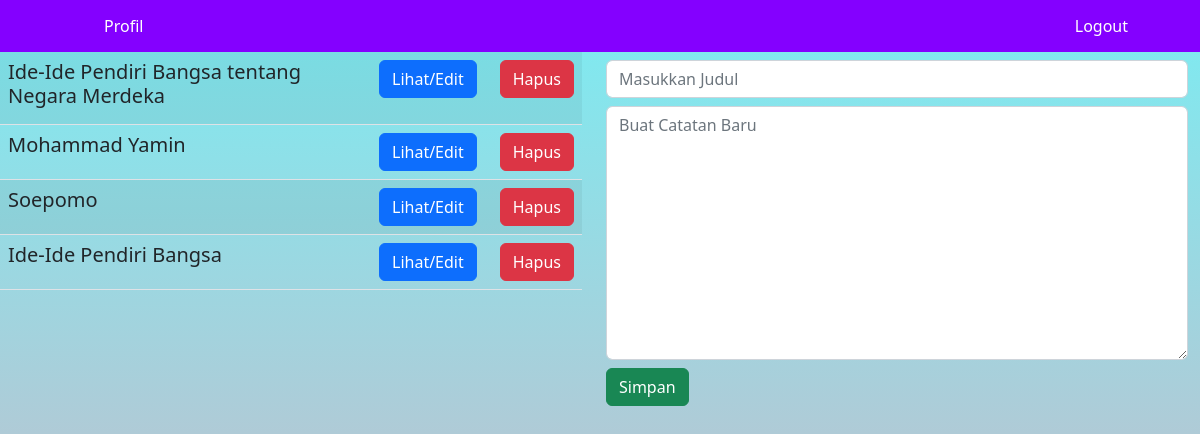
Page /app.php (signed in) on the committed database.
### tables this page shows
CREATE TABLE `az_778b` (
  `noteid` int(11) NOT NULL,
  `judul` varchar(255) NOT NULL,
  `catatan` text DEFAULT NULL
);

### app.php (the view, shortened to what this page needs)
<?php
$servername = "localhost";
$username = "root";
$password = "";
$database = "simple_note";
$conn = mysqli_connect($servername, $username, $password, $database);
$username = $_SESSION['username'];
$query = "select * from users where username='$username'";
$query1 = "SELECT noteid, judul FROM $username;";
$dat = mysqli_query($conn, $query1);
$hasil = mysqli_query($conn, $query);
while($id = mysqli_fetch_array($hasil)){$no = $id['userid'];}
$num = intval($no);
$ceklog = mysqli_num_rows($dat);
?>
<!DOCTYPE html>
<html lang="id">
<head>
	<link rel="stylesheet" href="bootstrap-5.2.2-dist/css/bootstrap.css">
</head>
<body>
    <nav class="navbar">
        <div class="container">
            <ul class="items">
                <li class="nav-item active">
                    <form method="post" action="profl.php">
                        <button type='submit' class='nav-link'>Profil</button>
                    </form>
                </li>
            </ul>
            <ul class="items">
                <li class="nav-item">
                    <form method="post" action="logout.php">
                        <button type='submit' class='nav-link'>Logout</button>
                    </form>
                </li>
            </ul>
        </div>
    </nav>
    <div class="row">
        <div class="col-6">
            <table class="table table-striped">
                <?php
                if($ceklog==false){
                    echo "<p class='text-center'>Belum ada catatan.</p>";
                }else{
                    while($data = mysqli_fetch_array($dat)){
                        $judul = $data['judul'];
                        $note = $data['noteid'];
                ?>
                <tr>
                    <td><?php echo "<h5>$judul</h5>" ?></td>
                    <td>
                        <form method="post">
                            <button type='submit' name='edit' <?php echo "value='$num,$note'"; ?> class='btn btn-primary merger'>Lihat/Edit</button>
                        </form>
                    </td>
                    <td>
                        <form action="del.php" method="post">
                            <button type='submit' name='hapus' <?php echo "value='$num,$note'"; ?> class='btn btn-danger'>Hapus</button>
                        </form>
                    </td>
                </tr>
                <?php
                    }
                }
                ?>
            </table>
        </div>
        <div class="col-6">
            <?php
            if(isset($_POST['edit'])){
                $data = $_POST['edit'];
                $id = explode(",", $data);
                $q = $id[1];
                $w = $id[0];
                $num = intval($w);
                $note = intval($q);
                $sql = "SELECT username FROM users WHERE userid=$num";
                $hasil = mysqli_query($conn, $sql);
                while($user = mysqli_fetch_array($hasil)){
                    $tabel = $user['username'];
                }
                $query = "SELECT * FROM $tabel WHERE noteid=$note;";
                $fer = mysqli_query($conn, $query);
            ?>
            <form action="del.php" method="post">
                <?php
                while ($f = mysqli_fetch_array($fer)) {
                    $title = $f['judul'];
                    $notes = $f['catatan'];
                ?>
                <input type="text" name="judul" placeholder="Masukkan Judul" <?php echo "value='$title'" ?> class="form-control mt-2">
                <textarea class="form-control mt-2" name="catatan" rows="10" placeholder="Buat Catatan Baru"><?php echo $notes ?></textarea>
                <button type="submit" name="editing" <?php echo "value='$num,$note'"; ?> class="btn btn-success mt-2">Simpan</button>
            </form>
            <?php
                }
            }else{
                echo "
                <form action='del.php' method='post'>
                    <input type='text' name='judul' placeholder='Masukkan Judul' class='form-control mt-2'>
                    <textarea class='form-control mt-2' name='catatan' rows='10' placeholder='Buat Catatan Baru'></textarea>
                    <button type='submit' name='simpan' value='$num' class='btn btn-success mt-2'>Simpan</button>
                </form>";
            }
            ?>
        </div>
    </div>
</body>
</html>

### app.php (style rules this page uses)
.merger { margin-right: 7px; }
.navbar { background: rgb(132, 0, 255); }
.items { display: flex; list-style: none; margin-bottom: 0px; }
.nav-link { color: #f4f4f4; cursor: pointer; background: transparent; }
.nav-link { color: white; margin: 0px 15px; padding: 6px 15px; transition: all 0.3s; border: none; border-radius: 5px; }
body { height: 100vh; background-image: linear-gradient(0deg, #dbafc0, #7becf2); }
.row { margin-right: 0px; }

### rows in the picture
az_778b: judul "Ide-Ide Pendiri Bangsa tentang Negara Merdeka", $num 2 (drawn)
az_778b: judul "Mohammad Yamin", $num 2 (drawn)
az_778b: judul "Soepomo", $num 2 (drawn)
az_778b: judul "Ide-Ide Pendiri Bangsa", $num 2 (drawn)
